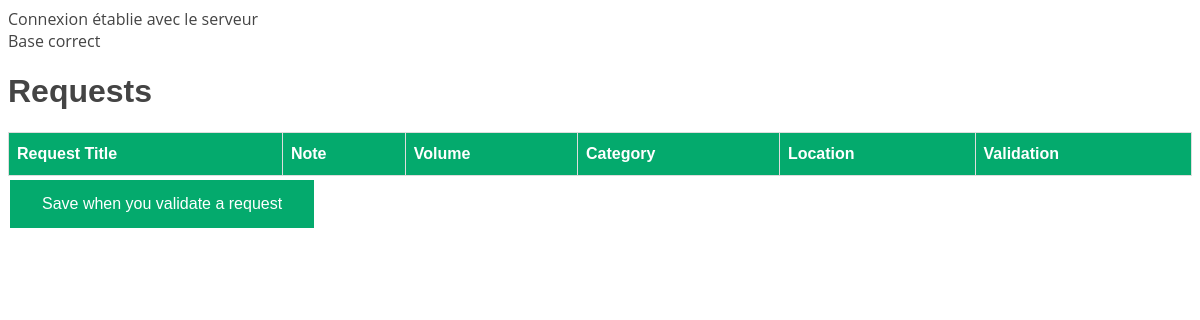
The app's page /functions/consulterDemande.php, older data.
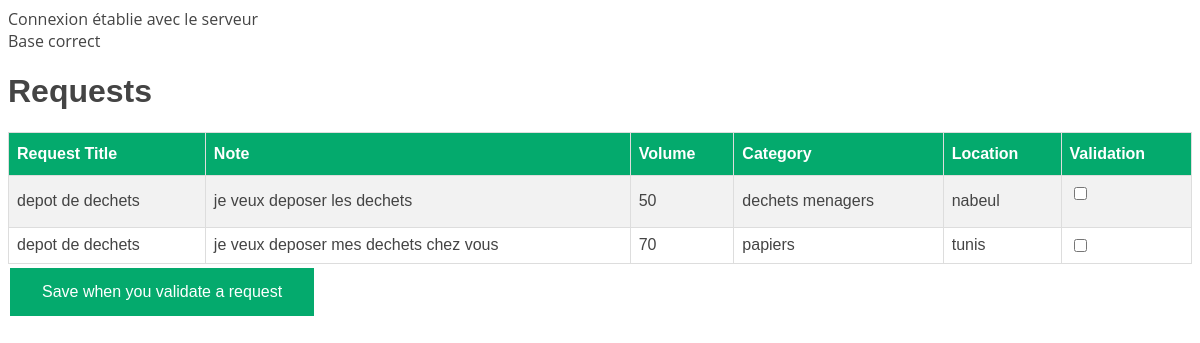
The same page, newer data.
### tables this page shows
CREATE TABLE IF NOT EXISTS `request` (
  `id` int(11) NOT NULL AUTO_INCREMENT,
  `req-title` varchar(50) NOT NULL,
  `note` varchar(255) NOT NULL,
  `volume` int(50) NOT NULL,
  `categorie` varchar(50) NOT NULL,
  `location` varchar(50) NOT NULL,
  `isValid` tinyint(1) NOT NULL,
  PRIMARY KEY (`id`)
);

### functions/consulterDemande.php (the view, shortened to what this page needs)
<?php
include "connection.php";
$req = "SELECT * FROM request where isValid=0";
$res = mysqli_query($idcon, $req);
?>
<!DOCTYPE html>
<html>
<head>
</head>
<body>
    <link href="../assets/css/style.css" rel="stylesheet">
    <h1>Requests</h1>
    <table id="customers">
        <tr>
            <th>Request Title</th>
            <th>Note</th>
            <th>Volume</th>
            <th>Category</th>
            <th>Location</th>
            <th>Validation</th>
        </tr>
        <?php
        while ($row = mysqli_fetch_assoc($res)) {
        ?>
            <tr>
                <td><?php echo $row["req-title"] ?></td>
                <td><?php echo $row["note"] ?></td>
                <td><?php echo $row["volume"] ?></td>
                <td><?php echo $row["categorie"] ?></td>
                <td><?php echo $row["location"] ?></td>
                <td><form method="POST"><input type="checkbox" name="validation" value="<?php echo $row["id"] ?>"></td>
            </tr>
        <?php } ?>
    </table>
    <button type="submit" name="submit" class="button button1">Save when you validate a request</button>
</body>
</html>

### functions/connection.php (shortened to what this page needs)
<?php
$idcon=mysqli_connect("localhost","root","");
if($idcon){
	$okbd=mysqli_select_db($idcon,"greenproject");
	if($okbd== TRUE)
	{
	echo "Base correct<br>";
	}
	else
	{
    echo "Base incorrect<br>";
	}
}
else
{
echo "Erreur de connexion avec le serveur <br>";
}

### assets/css/style.css (style rules this page uses)
body { font-family: "Open Sans", sans-serif; color: #444444; }
h1, h2, h3, h4, h5, h6 { font-family: "Raleway", sans-serif; }
#customers { font-family: Arial, Helvetica, sans-serif; border-collapse: collapse; width: 100%; }
#customers td, #customers th { border: 1px solid #ddd; padding: 8px; }
#customers tr:nth-child(even) { background-color: #f2f2f2; }
#customers th { padding-top: 12px; padding-bottom: 12px; text-align: left; background-color: #04AA6D; color: white; }
.button { background-color: #04AA6D; border: none; color: white; padding: 15px 32px; text-align: center; text-decoration: none; display: inline-block; font-size: 16px; margin: 4px 2px; cursor: pointer; -webkit-transition-duration: 0.4s; transition-duration: 0.4s; }

Row changes from the older to the newer data that the page shows:
added request: value "depot de dechets", note "je veux deposer les dechets", volume "50", categorie "dechets menagers", location "nabeul"
added request: value "depot de dechets", note "je veux deposer mes dechets chez vous", volume "70", categorie "papiers", location "tunis"
